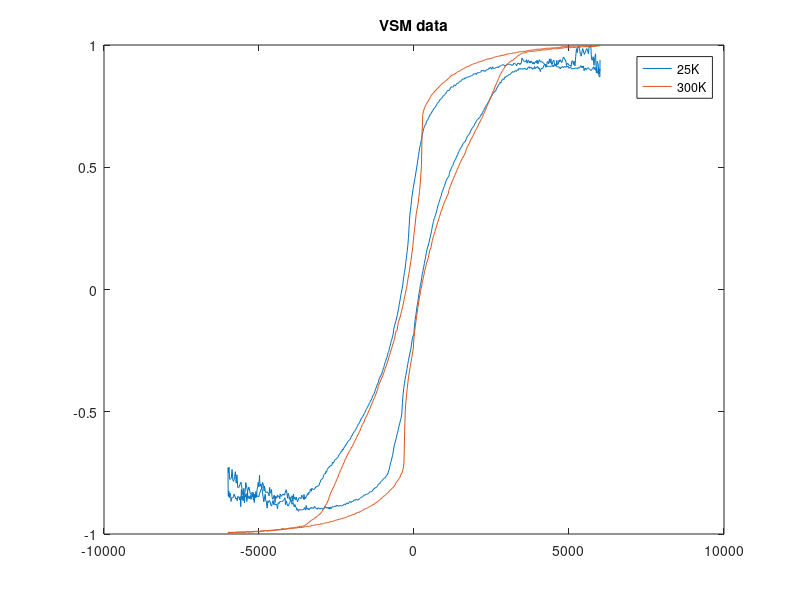

The MATLAB script that drew this image: (Note: this script raises an error after producing the figure.)
close all;
dataCold=csvread("COPDIRMN_FC_25K.csv",1,0);%gets the whole file
dataRoom=csvread("COPDIRMN_FC_300K_00005.csv",1,0);
Fcold=dataCold(:,14);
Froom=dataRoom(:,14);
Mcold=dataCold(:,21);
Mroom=dataRoom(:,21);
Mroom=Mroom./max(Mroom);
Mcold=Mcold./max(Mcold);
%Mcold=smooth(Mcold);%I smooth it twice because otherwise the highpoints 
%Mcold=smooth(Mcold);%on the derivative are noise at the end.
plot(Fcold,Mcold,Froom,Mroom)
legend('25K','300K');
title('VSM data');


Dcold=diff(Mcold);
Droom=diff(Mroom);

FDcold=zeros(size(Dcold));
for n=1:size(FDcold,1)
   FDcold(n)=(Fcold(n)+Fcold(n+1))/2; 
end
FDroom=zeros(size(Droom));
for n=1:size(FDroom,1)
   FDroom(n)=(Froom(n)+Froom(n+1))/2; 
end
Droom=Droom./max(Droom);
Dcold=smooth(Dcold);
Dcold=Dcold./max(Dcold);

figure;
plot(FDcold,Dcold,FDroom,Droom);
legend('25K','300K');
title('First Derivatives');

figure;
plot(Fcold,Mcold,Froom,Mroom,FDcold,Dcold,FDroom,Droom);
legend('25k','300k','25k derivative','300k derivative');
title('Overlaid Plots');

[~,aIroom]=max(Droom);
[~,dIroom]=max(-Droom);
[~,aIcold]=max(Dcold);
[~,dIcold]=max(-Dcold);

CenterRoom=(FDroom(aIroom)+FDroom(dIroom))/2
CenterCold=(FDcold(aIcold)+FDcold(dIcold))/2

figure;
plot(Froom,abs(1./Mroom),Fcold,abs(1./Mcold));
legend('300k','25k');
title('inverted magentizationloops');

%%interpolating the original data
[~,middleindex]=min(Froom);
step=.01;
newFroom=[Froom(1):step:Froom(middleindex),Froom(middleindex):step:Froom(end)];
newMroom=spline(Froom,Mroom,newFroom);
figure;
plot(Froom,Mroom,newFroom,newMroom)







